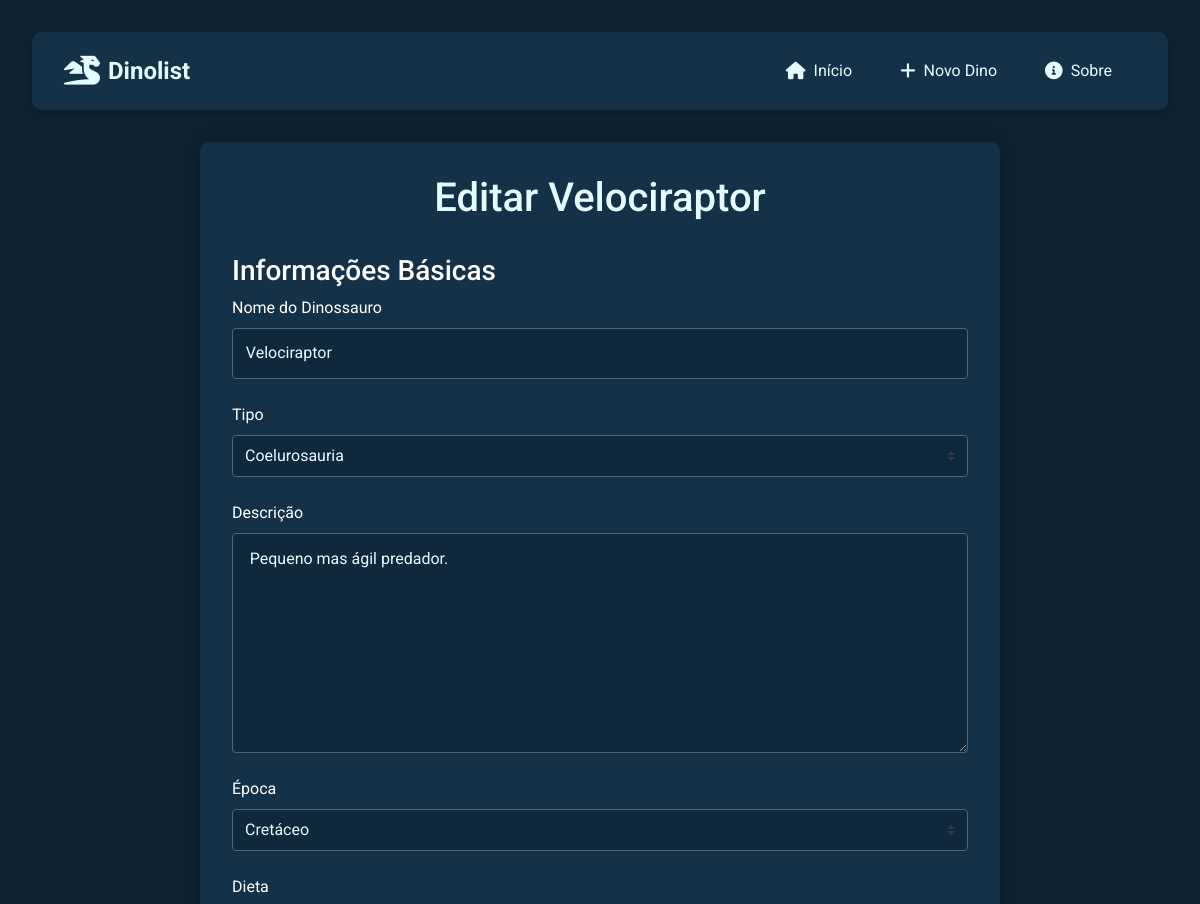
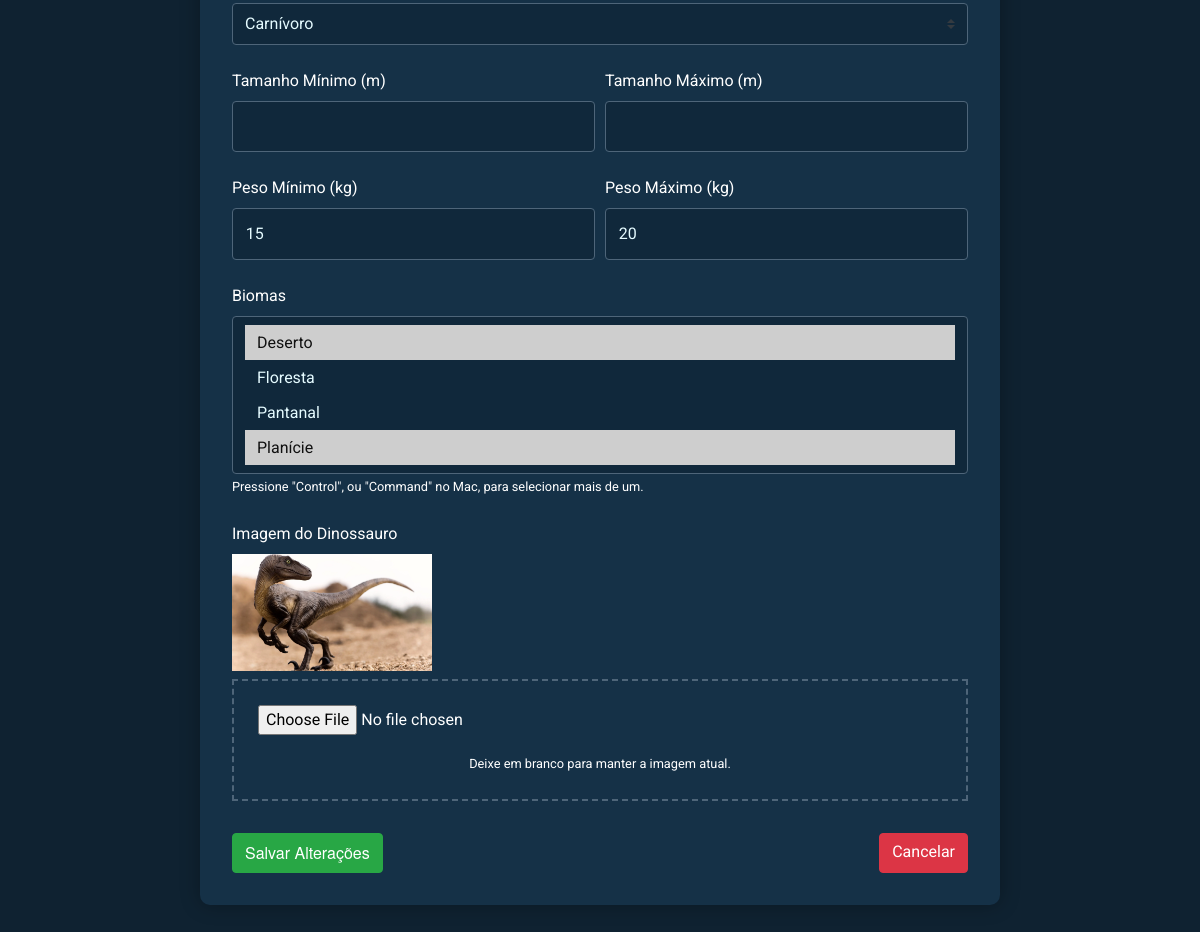
Page /dino/3/edit/ on the committed database (2 pictures, top to bottom).
### post_app/models.py (models this page shows, shortened)
class Post(models.Model):
    dinoNome = models.CharField(max_length=100)
    dinoTipo = models.ForeignKey(DinoTipoDeDino, on_delete=models.CASCADE)
    dinoDescricao = models.TextField()
    dinoEpoca = models.ForeignKey(DinoEpoca, on_delete=models.CASCADE)
    dinoDieta = models.ForeignKey(DinoDieta, on_delete=models.CASCADE)
    dinoTamanhoMin = models.DecimalField(max_digits=5, decimal_places=2, validators=[MinValueValidator(0.0)])
    dinoTamanhoMax = models.DecimalField(max_digits=5, decimal_places=2, validators=[MinValueValidator(0.0)])
    dinoPesoMin = models.IntegerField(validators=[MinValueValidator(0)])
    dinoPesoMax = models.IntegerField(validators=[MinValueValidator(0)])
    biomas = models.ManyToManyField(DinoBioma)
    dinoImage = models.ImageField(upload_to='images/', blank=True, null=True)
    dinoCreateDate = models.DateTimeField(auto_now_add=True)
    class Meta:
        verbose_name = 'Dinossauro'
        verbose_name_plural = 'Dinossauros'
        ordering = ['id']

class DinoTipoDeDino(models.Model):
    nome = models.CharField(max_length=100)  # Nome do tipo de dinossauro, com limite de 100 caracteres.
    class Meta:
        verbose_name = 'Tipo'
        verbose_name_plural = 'Tipos'
        ordering = ['nome']  # Ordena os tipos de dinossauros por nome.

class DinoEpoca(models.Model):
    nome = models.CharField(max_length=100)  # Nome da época geológica, com limite de 100 caracteres.
    class Meta:
        verbose_name = 'Época'
        verbose_name_plural = 'Épocas'
        ordering = ['nome']  # Ordena as épocas por nome.

class DinoDieta(models.Model):
    nome = models.CharField(max_length=100)  # Nome do tipo de dinossauro, com limite de 100 caracteres.
    class Meta:
        verbose_name = 'Dieta'
        verbose_name_plural = 'Dietas'
        ordering = ['nome']  # Ordena os tipos de dinossauros por nome.

class DinoBioma(models.Model):
    nome = models.CharField(max_length=100)  # Nome do bioma, com limite de 100 caracteres.
    class Meta:
        verbose_name = 'Bioma'
        verbose_name_plural = 'Biomas'
        ordering = ['nome']  # Ordena os biomas por nome.

### post_app/views.py (the view)
# urls.py: path('dino/<int:id>/edit/', views.dino_edit, name='dino_edit'),
def dino_edit(request, id):
    print("\n=== Iniciando dino_edit ===")
    post = get_object_or_404(Post, id=id)
    print(f"Post encontrado: {post.dinoNome}")
    if request.method == 'POST':
        print("\nMétodo POST detectado")
        print(f"POST data: {request.POST}")
        print(f"FILES data: {request.FILES}")
        form = PostsForm(request.POST, request.FILES, instance=post)
        print(f"Form é válido? {form.is_valid()}")
        if form.is_valid():
            print("\nForm válido, salvando...")
            if not request.FILES.get('dinoImage'):
                print("Mantendo imagem atual")
                form.instance.dinoImage = post.dinoImage
            form.save()
            print("Salvamento concluído")
            messages.success(request, 'Dinossauro atualizado com sucesso!')
            return redirect('dino_detail', id=id)
        else:
            print(f"\nErros no formulário: {form.errors}")
            messages.error(request, 'Por favor, corrija os erros abaixo.')
    else:
        print("\nMétodo GET detectado")
        form = PostsForm(instance=post)
    context = {
        'post': post,
        'form': form,
        'tipos': DinoTipoDeDino.objects.all(),
        'epocas': DinoEpoca.objects.all(),
        'dietas': DinoDieta.objects.all(),
        'biomas': DinoBioma.objects.all(),
    }
    print("\nContext preparado para renderização")
    print(f"Tipos disponíveis: {context['tipos'].count()}")
    print(f"Épocas disponíveis: {context['epocas'].count()}")
    print(f"Dietas disponíveis: {context['dietas'].count()}")
    print(f"Biomas disponíveis: {context['biomas'].count()}")
    return render(request, 'dino_edit.html', context)

### post_app/templates/dino_edit.html (shortened to what this page needs)
{% extends 'base.html' %}
{% load static %}
{% block extra_css %}
<link rel="stylesheet" href="{% static 'css/dino_add.css' %}">
{% endblock %}
{% block content %}
<div class="post_form_create">
    <h1 class="form-title">Editar {{ post.dinoNome }}</h1>
    <form method="POST" enctype="multipart/form-data" id="dinoForm">
        <div class="form-sections">
            <section class="form-section active">
                <h3>Informações Básicas</h3>
                <div class="form-group">
                    <label for="dinoNome">Nome do Dinossauro</label>
                    <input type="text" class="form-control" id="dinoNome" name="dinoNome" value="{{ post.dinoNome }}" required>
                </div>
                <div class="form-group">
                    <label for="dinoTipo">Tipo</label>
                    <select class="form-control custom-select" id="dinoTipo" name="dinoTipo" required>
                        {% for tipo in tipos %}
                            <option value="{{ tipo.id }}" {% if tipo.id == post.dinoTipo.id %}selected{% endif %}>
                                {{ tipo.nome }}
                            </option>
                        {% endfor %}
                    </select>
                </div>
                <div class="form-group">
                    <label for="dinoDescricao">Descrição</label>
                    <textarea class="form-control" id="dinoDescricao" name="dinoDescricao" rows="8"
                    style="min-height: 200px; resize: vertical;"
                    required> {{ post.dinoDescricao }}
                    </textarea>
                </div>
                <div class="form-group">
                    <label for="dinoEpoca">Época</label>
                    <select class="form-control custom-select" id="dinoEpoca" name="dinoEpoca" required>
                        {% for epoca in epocas %}
                            <option value="{{ epoca.id }}" {% if epoca.id == post.dinoEpoca.id %}selected{% endif %}>
                                {{ epoca.nome }}
                            </option>
                        {% endfor %}
                    </select>
                </div>
                <div class="form-group">
                    <label for="dinoDieta">Dieta</label>
                    <select class="form-control custom-select" id="dinoDieta" name="dinoDieta" required>
                        {% for dieta in dietas %}
                            <option value="{{ dieta.id }}" {% if dieta.id == post.dinoDieta.id %}selected{% endif %}>
                                {{ dieta.nome }}
                            </option>
                        {% endfor %}
                    </select>
                </div>
                <div class="form-row">
                    <div class="form-group col-md-6">
                        <label for="dinoTamanhoMin">Tamanho Mínimo (m)</label>
                        <input type="number" step="0.1" class="form-control" id="dinoTamanhoMin" name="dinoTamanhoMin" value="{{ post.dinoTamanhoMin }}" required>
                    </div>
                    <div class="form-group col-md-6">
                        <label for="dinoTamanhoMax">Tamanho Máximo (m)</label>
                        <input type="number" step="0.1" class="form-control" id="dinoTamanhoMax" name="dinoTamanhoMax" value="{{ post.dinoTamanhoMax }}" required>
                    </div>
                </div>
                <div class="form-row">
                    <div class="form-group col-md-6">
                        <label for="dinoPesoMin">Peso Mínimo (kg)</label>
                        <input type="number" class="form-control" id="dinoPesoMin" name="dinoPesoMin" value="{{ post.dinoPesoMin }}" required>
                    </div>
                    <div class="form-group col-md-6">
                        <label for="dinoPesoMax">Peso Máximo (kg)</label>
                        <input type="number" class="form-control" id="dinoPesoMax" name="dinoPesoMax" value="{{ post.dinoPesoMax }}" required>
                    </div>
                </div>
                <div class="form-group">
                    <label for="biomas">Biomas</label>
                    <select multiple class="form-control custom-select" id="biomas" name="biomas" required>
                        {% for bioma in biomas %}
                            <option value="{{ bioma.id }}" {% if bioma in post.biomas.all %}selected{% endif %}>
                                {{ bioma.nome }}
                            </option>
                        {% endfor %}
                    </select>
                    <small>Pressione "Control", ou "Command" no Mac, para selecionar mais de um.</small>
                </div>
                <div class="form-group">
                    <label for="dinoImage">Imagem do Dinossauro</label>
                    <div class="current-image mb-2">
                        <img src="{{ post.dinoImage.url }}" alt="Imagem atual" style="max-width: 200px;">
                    </div>
                    <div class="custom-file-upload">
                        <input type="file" class="form-control-file" id="dinoImage" name="dinoImage" accept="image/*">
                        <small>Deixe em branco para manter a imagem atual.</small>
                    </div>
                </div>
            </section>
        </div>
        <div class="form-navigation">
            <button type="submit" class="btn btn-success">Salvar Alterações</button>
            <a href="{% url 'dino_detail' post.id %}" class="btn btn-danger">Cancelar</a>
        </div>
    </form>
</div>
{% endblock %}

### static/css/base.css (style rules this page uses)
:root { --primary-bg-color: #153147; --secondary-bg-color: #2e5270; --terciary-bg-color: rgb(78, 101, 121); --highlight-bg-color: rgba(11,29,44,.459); --text-color: #e5fbff; --font-size-base: 16px; --font-size-large: 25px; --font-size-small: 15px; --border-radius: 3%; --padding-base: .8em; }
* { box-sizing: border-box; font-family: 'Roboto', sans-serif; margin: 0; padding: 0; }
a { text-decoration: none; }
button { background-color: var(--terciary-bg-color); border-radius: 8px; border-style: none; box-sizing: border-box; color: #FFFFFF; cursor: pointer; display: inline-block; font-family: "Haas Grot Text R Web", "Helvetica Neue", Helvetica, Arial, sans-serif; font-size: 14px; font-weight: 500; height: 40px; line-height: 20px; list-style: none; margin: 0; outline: none; padding: 10px 16px; position: relative; text-align: center; text-decoration: none; transition: color 100ms; vertical-align: baseline; user-select: none; -webkit-user-select: none; touch-action: manipulation; }
body { background-color: #0f2231; }
button { transition: background-color 0.3s, transform 0.2s; }

### static/css/dino_add.css (style rules this page uses)
.post_form_create { max-width: 800px; margin: 2rem auto; padding: 2rem; background-color: var(--primary-bg-color); border-radius: 10px; box-shadow: 0 0 20px rgba(0,0,0,0.3); }
.form-title { text-align: center; color: var(--text-color); margin-bottom: 2rem; }
.form-section { display: none; animation: fadeIn 0.5s; }
.form-section.active { display: block; }
.form-group { margin-bottom: 1.5rem; }
.form-control, .custom-select { background-color: var(--highlight-bg-color); border: 1px solid var(--terciary-bg-color); color: var(--text-color); padding: 0.8rem; }
.custom-file-upload { border: 2px dashed var(--terciary-bg-color); padding: 1.5rem; text-align: center; cursor: pointer; margin-top: 0.5rem; }
.form-navigation { display: flex; justify-content: space-between; margin-top: 2rem; }
.form-control.custom-select { min-height: 38px; height: auto !important; padding: 8px 12px; line-height: 1.5; overflow: visible; }
.form-control.custom-select option { padding: 8px 12px; line-height: 1.5; min-height: 30px; white-space: normal; word-wrap: break-word; }
select[multiple].form-control.custom-select { min-height: 120px; }

### rows in the picture
Post: dinoNome "Velociraptor", dinoTipo "Coelurosauria", dinoDescricao "Pequeno mas ágil predador.", dinoEpoca "Cretáceo", dinoDieta "Carnívoro", dinoPesoMin "15", dinoPesoMax "20", biomas "Deserto ☑ / Floresta / Pantanal / Planície ☑", dinoImage (picture)
